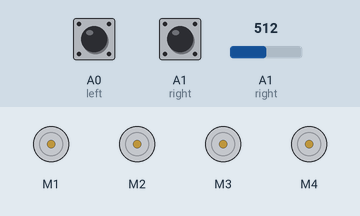
A sketch run on a simulated Arduino Uno, built with avr-gcc and run on an emulated ATmega328P. Shown: 4 × DC motor (green arrow = forward, orange = backward, longer = faster). The inputs (shaded band) are chosen by the test bench; at power-on: A0 (left) HIGH, A1 (right) HIGH, A1 (right) = 512. What the sketch prints to the serial monitor is not drawn.

Above: at 1.2 s.
1.3 s: A0 (left) pulled LOW for 0.15 s
At 1.38 s:
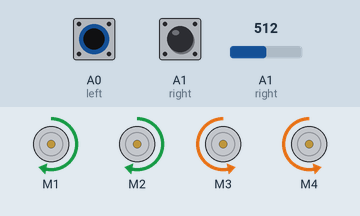
2.9 s: A1 (right) pulled LOW for 0.15 s
At 2.97 s:
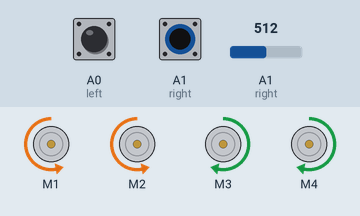
4.5 s: A1 (right) pulled LOW for 3.2 s
At 8.2 s:
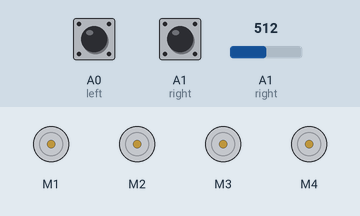
9.2 s: A0 (left) pulled LOW for 3.2 s
At 9.5 s:
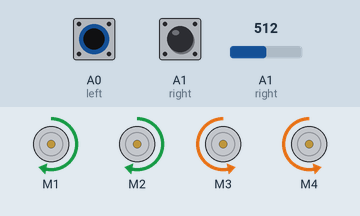
13.9 s: A0 (left) driven LOW and A1 (right) driven LOW
At 14.3 s:
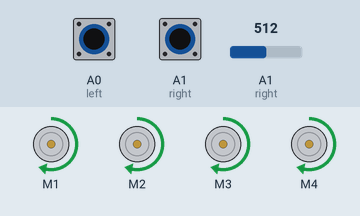
Timing chart, 0 to 16.4 s (numbered marks = the images above; inputs shaded):
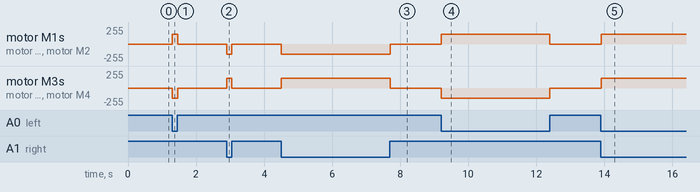

Measured:
- after the input at 1.3 s, motor M1, motor M2: stopped → forward 150/255 at once, → stopped 0.15 s later; motor M3, motor M4: stopped → backward 150/255 at once, → stopped 0.15 s later
- after the input at 2.9 s, motor M1, motor M2: stopped → backward 150/255 at once, → stopped 0.15 s later; motor M3, motor M4: stopped → forward 150/255 at once, → stopped 0.15 s later
- after the input at 4.5 s, motor M1, motor M2: stopped → backward 150/255 at once, → stopped 3.2 s later; motor M3, motor M4: stopped → forward 150/255 at once, → stopped 3.2 s later
- after the input at 9.2 s, motor M1, motor M2: stopped → forward 150/255 at once, → stopped 3.2 s later; motor M3, motor M4: stopped → backward 150/255 at once, → stopped 3.2 s later
- after the input at 13.9 s, motor M1–4: stopped → forward 150/255 at once

The sketch:

Line-Follower_Robot.ino
```cpp
//Line Follower Robot
//Install the motor driver for the L293D motor driver
//Go to Sketch -> Include Library -> Manage Library -> Search for Adafruit Motor Shield V1
#include <AFMotor.h>

#define left A0
#define right A1

AF_DCMotor motor1(1, MOTOR12_1KHZ);
AF_DCMotor motor2(2, MOTOR12_1KHZ);
AF_DCMotor motor3(3, MOTOR34_1KHZ);
AF_DCMotor motor4(4, MOTOR34_1KHZ);

void setup() {
  pinMode(left, INPUT);
  pinMode(right, INPUT);
  Serial.begin(9600);
}

void loop(){
  Serial.println(digitalRead(left));
  Serial.println(digitalRead(right));

  if(digitalRead(left)==0 && digitalRead(right)==0){
    //Move forward
    motor1.run(FORWARD);
    motor1.setSpeed(150); //Run Speed from 0 to 255
    motor2.run(FORWARD);
    motor2.setSpeed(150); //Run Speed from 0 to 255
    motor3.run(FORWARD);
    motor3.setSpeed(150); //Run Speed from 0 to 255
    motor4.run(FORWARD);
    motor4.setSpeed(150); //Run Speed from 0 to 255
  }
  //Compare to sensors
  else if(digitalRead(left)==0 && !analogRead(right)==0){
    //Turn right
    motor1.run(FORWARD);
    motor1.setSpeed(150);
    motor2.run(FORWARD);
    motor2.setSpeed(150);
    motor3.run(BACKWARD);
    motor3.setSpeed(150);
    motor4.run(BACKWARD);
    motor4.setSpeed(150);

  }
  //Compare to sensors
  else if(!digitalRead(left)==0 && digitalRead(right)==0){
    //Turn left
    motor1.run(BACKWARD);
    motor1.setSpeed(150);
    motor2.run(BACKWARD);
    motor2.setSpeed(150);
    motor3.run(FORWARD);
    motor3.setSpeed(150);
    motor4.run(FORWARD);
    motor4.setSpeed(150);

  }
  //No signals
  else if(!digitalRead(left)==0 && !digitalRead(right)==0){
    //Stop
    motor1.run(RELEASE);
    motor1.setSpeed(0);
    motor2.run(RELEASE);
    motor2.setSpeed(0);
    motor3.run(RELEASE);
    motor3.setSpeed(0);
    motor4.run(RELEASE);
    motor4.setSpeed(0);

  }

}
```
